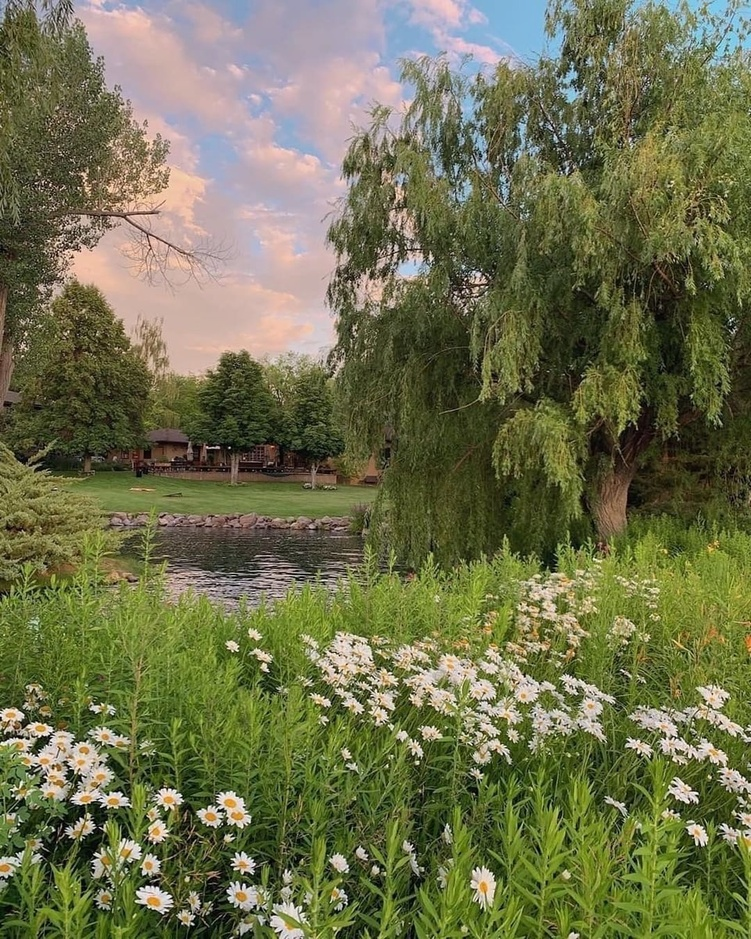
#> input picture lesson10/Nature.jpg, 751 x 939 px, shrunk from 1080 x 1350 before the run, found by its file name
$ python 'Interactive Edge Detection & Filtering.py'   (older library calls are emulated)
#> lines starting #> are read from the running program, lines starting #| are printed output that depends on the picture
import cv2
import numpy as np
import matplotlib.pyplot as plt

def display_image(title, image):
    plt.figure(figsize =(8,8))
    if len(image.shape) == 2:
        plt.imshow(image, cmap = 'gray')
    else:
        plt.imshow(cv2.cvtColor(image, cv2.COLOR_BGR2RGB))
    plt.title(title)
    plt.axis('off')
    plt.show()

def interactive_edge_detection(image_path):
#> called with image_path = 'lesson10\\Nature.jpg'
    image = cv2.imread(image_path)
#> image is the input picture: shape (939, 751, 3); mean B, G, R 77.4, 112.8, 110.6
    if image is None:
        print("Error: could not read the image.")
        return

    gray_image = cv2.cvtColor(image, cv2.COLOR_BGR2GRAY)
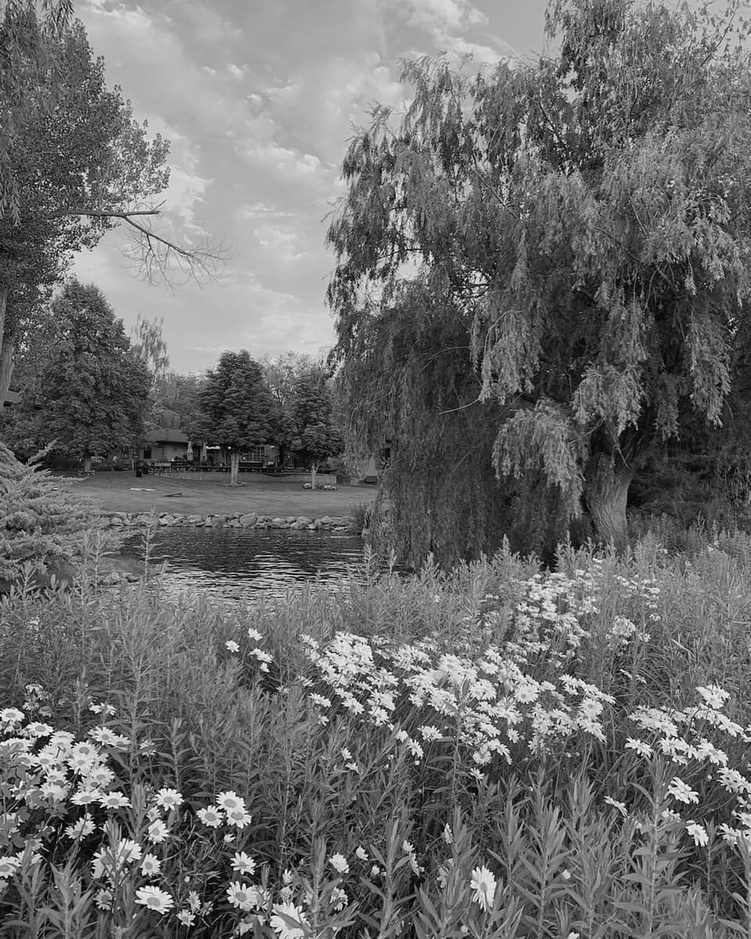
#> gray_image: shape (939, 751); min 0, max 255, mean 108.1
    display_image("Original Image in gray scale", gray_image)
    print("Select an option")
    print("1. Sobel Edge Detection")
    print("2. Canny Edge Detection")
    print("3. Laplacian Edge Detection")
    print("4. Gaussian Edge Detection")
    print("5. Median Edge Detection")
    print("6. Exit")
    while True:
        choice = input("enter your choice(1-6):")
        if choice == '1':
            sobel_x = cv2.Sobel(gray_image, cv2.CV_64F, 1, 0, ksize = 3)
            sobel_y = cv2.Sobel(gray_image, cv2.CV_64F, 0, 1, ksize = 3)
            sobel_combined = cv2.bitwise_or(sobel_x.astype(np.uint8), sobel_y.astype(np.uint8))
            display_image("sobel edge detection", sobel_combined)
        elif choice == '2':
            print("Adjust threshold for canny edge(default: 100, 200)")
            lower_threshold = int(input("enter lower threshold:"))
            upper_threshold = int(input("enter upper threshold:"))
            edges = cv2.Canny(gray_image, lower_threshold, upper_threshold)
            display_image("Canny Edge Detection", edges)
        elif  choice == '3':
            laplacian = cv2.Laplacian(gray_image, cv2.CV_64F)
            display_image("Laplacian edge detection", np.abs(laplacian).astype(np.uint8))
        elif choice == '4':
            print("Adjust kernal size for gaussian filter(must be odd, default:5)")
            kernal_size = int(input("enter kernal size:"))
            blurred = cv2.GaussianBlur(image, (kernal_size, kernal_size), 0)
            display_image("Gaussian Edge Detection", blurred)

        elif choice == '5':
            print("Adjust kernal size for median filter(must be odd, default:5)")
            kernal_size = int(input("enter kernal size:"))
            median = cv2.medianBlur(image, kernal_size)
            display_image("Median Edge Detection", median)
        elif choice == '6':
            print("Exitting....")
            break
        else:
            print("Invalid choice... retry")
#> this loop made 7 passes; the answer given on pass 1: 1
#> pass 1, in interactive_edge_detection, `sobel_x = cv2.Sobel(gray_image, cv2.CV_64F, 1, 0, ksize = 3)`:
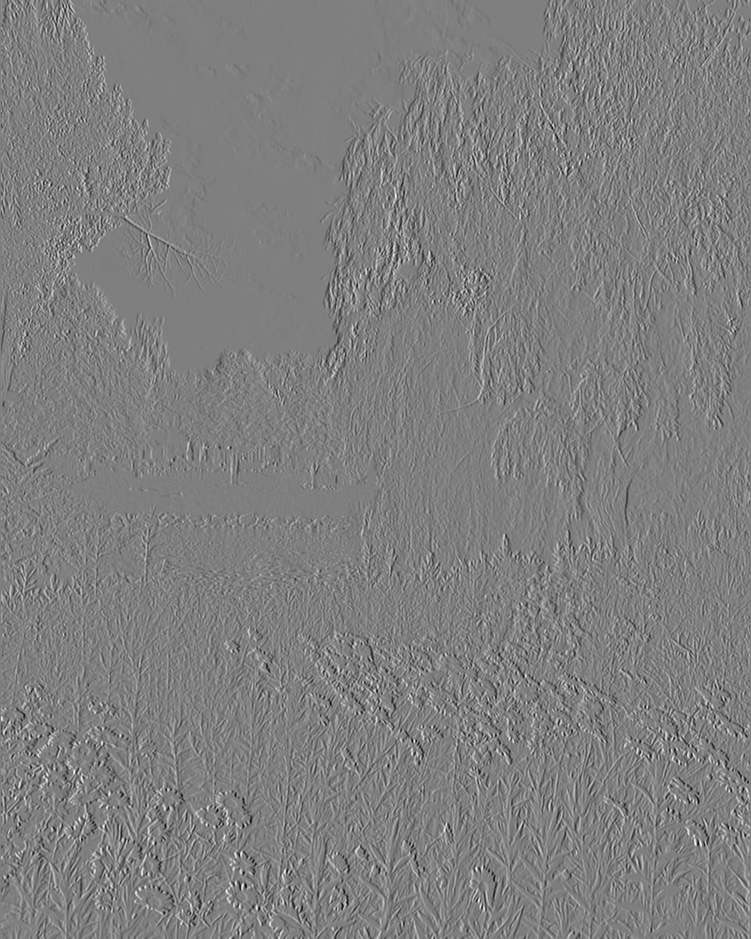
#> sobel_x: shape (939, 751) float64; min -876, max 879, mean 0.2; drawn with min black and max white
#> pass 1, in interactive_edge_detection, `sobel_y = cv2.Sobel(gray_image, cv2.CV_64F, 0, 1, ksize = 3)`:
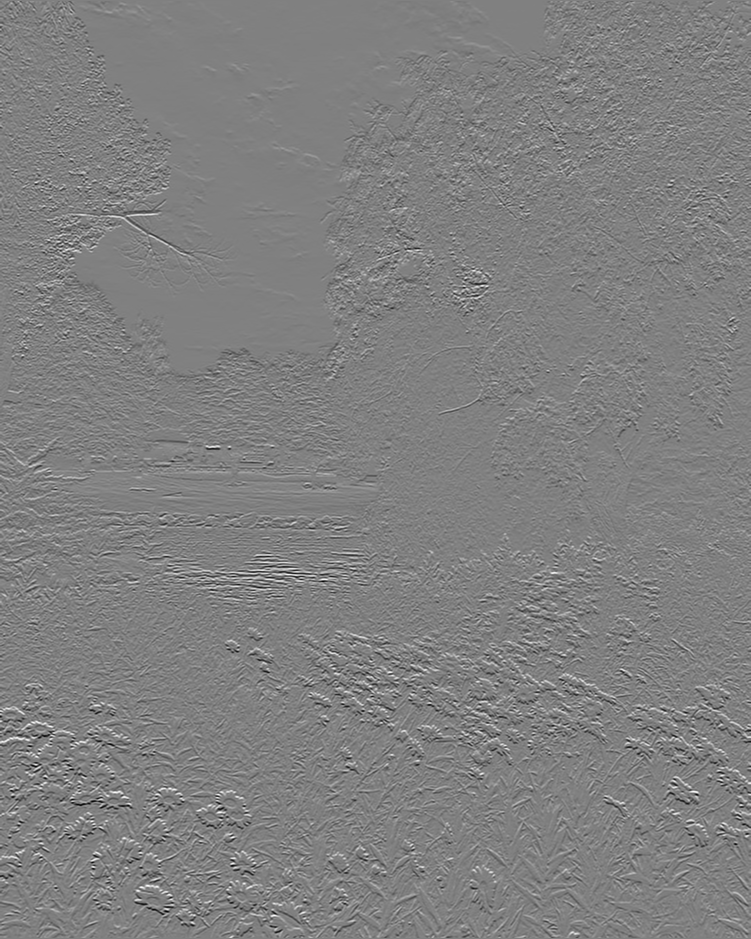
#> sobel_y: shape (939, 751) float64; min -931, max 917, mean -0.6; drawn with min black and max white
#> pass 1, in interactive_edge_detection, `sobel_combined = cv2.bitwise_or(sobel_x.astype(np.uint8), sobel_y.asty..`:
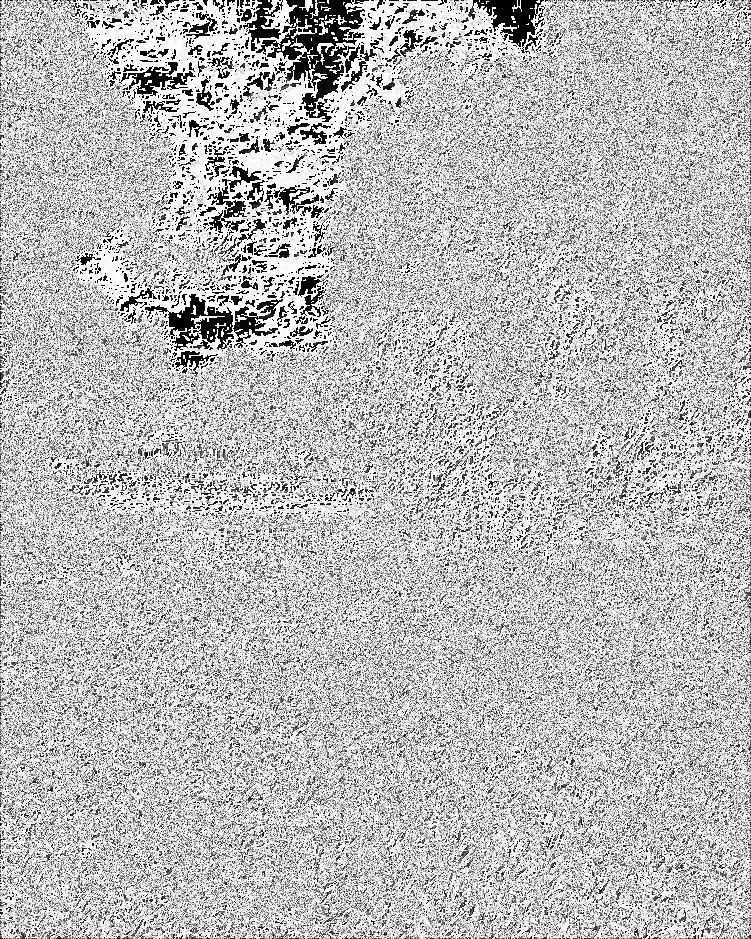
#> sobel_combined: shape (939, 751); min 0, max 255, mean 187.8
#> (the run stopped early here; a loop or call above may not have finished)
